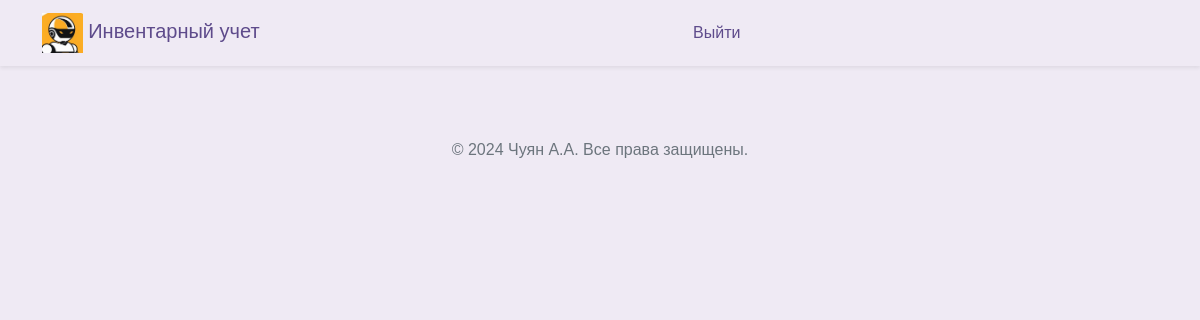
The page / (signed in) on the database as committed earlier.
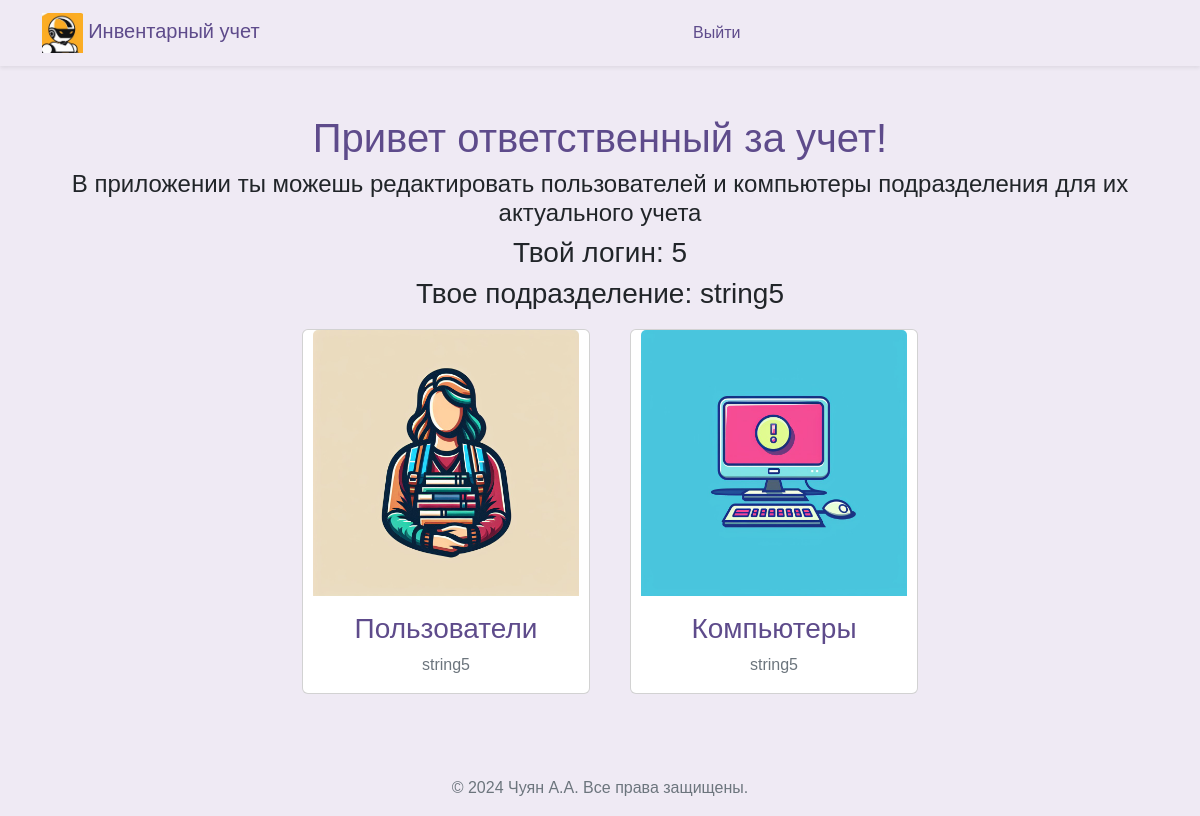
The same page on the database as committed later.
### src/database/models.py (models this page shows)
class Worker(Base):
    __tablename__ = "worker"
    id = Column(Integer, primary_key=True)
    role = Column(Enum(Role), default=Role.guest)
    fio = Column(String)
    name = Column(String, unique=True)
    password = Column(String)
    department = Column(String)
    position = Column(String)
    description = Column(String, default=None)
    conn_worker_arm = relationship(
        "Arm", back_populates="conn_arm_worker"
    )

### src/frontend/router.py (the view)
@router.get("/")
async def get_auth(
    request: Request,
    worker: Worker | None = Depends(get_correct_worker_frontend)
):
    if worker:
        log.debug(f"Debug --- get_correct_worker_frontend worker.name= {worker.name}")
        return templates.TemplateResponse("index.html", {"request": request, "worker": worker})
    else:
        return RedirectResponse(url="/auth", status_code=status.HTTP_301_MOVED_PERMANENTLY)

### src/frontend/template/index.html (shortened to what this page needs)
{% extends "base/base.html" %}
{% block content %}
<head>
</head>
{% if worker.role.value == 'user' %}
<li class="nav-item {% if request_path == '/prepod' %}active{% endif %}">
    <div class="row">
      <div class="col-12 text-center">
        <h1>Привет ответственный за учет!</h1>
        <h4>В приложении ты можешь редактировать пользователей и компьютеры подразделения для их актуального учета</h1>
        <h3>Твой логин: {{ worker.name }}</h5>
        <h3>Твое подразделение: {{ worker.department }}</h5>
      </div>
    </div>
    <div class="d-flex justify-content-center">
      <div class="d-flex flex-wrap justify-content-around">
        <a class="nav-link" href="/workers">
          <div class="card text-center" style="width: 18rem; margin: 10px;">
            <img src="../assets/img/workers.jpg" class="card-img-top" alt="...">
            <div class="card-body">
            <h3 class="card-title">Пользователи</h3>
            <p class="card-text">{{ worker.department }}</p>
        </div>
      </a>
      </div>
      <div class="d-flex flex-wrap justify-content-around">
        <a class="nav-link" href="/arms">
          <div class="card text-center" style="width: 18rem; margin: 10px;">
            <img src="../assets/img/arm.jpg" class="card-img-top" alt="...">
            <div class="card-body">
            <h3 class="card-title">Компьютеры</h3>
            <p class="card-text">{{ worker.department }}</p>
        </div>
      </a>
      </div>
    </div>
  </div>
{% endif %}
{% endblock %}

Rows that differ between the two databases and show on the page:
now on this page (row edited): Worker: name "5", department "string5"
changed Worker: role "guest" → "user" (drawn)
Other text that changed with them:
text now shown: "Привет ответственный за учет! В приложении ты можешь редактировать пользователей и компьютеры подразделения для их актуального учета Твой логин: Твое подразделение: Пользователи Компьютеры"
